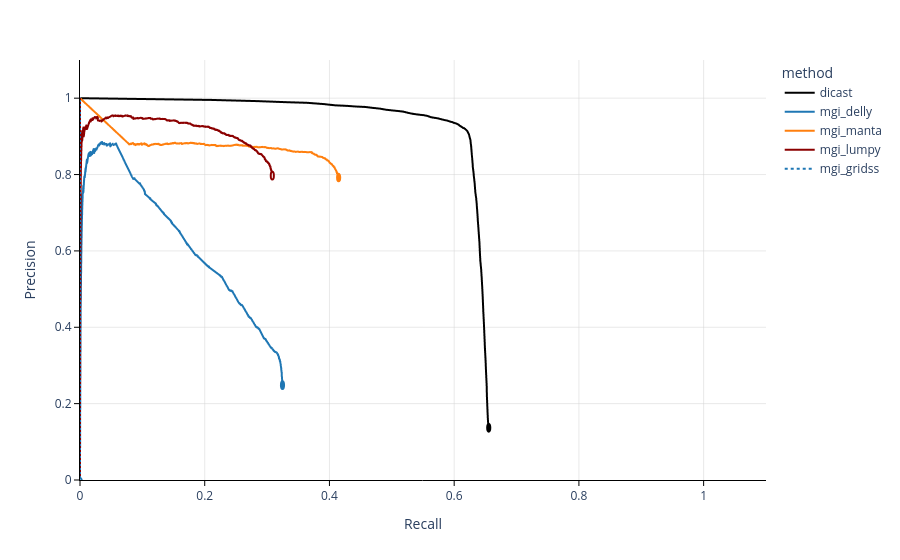

Notebook code cell kept with this figure:
### Code cell
eva.plot_precision_recall_curve('DEL')

### Figure 1 — Plotly figure (JSON) as saved in the notebook; plotly's stock layout.template omitted (floating-point values rounded to 4 significant figures; data arrays with more than 128 entries replaced by an {"elided": "..."} marker saying what was removed)
{"data": [{"hovertemplate": "method=dicast<br>recall=%{x}<br>precision=%{y}<extra></extra>", "legendgroup": "dicast", "line": {"color": "black", "dash": "solid", "width": 2}, "marker": {"symbol": "circle"}, "mode": "lines", "name": "dicast", "showlegend": true, "type": "scattergl", "x": [0.6549, 0.6542, 0.6536, 0.6531, 0.6524, 0.6521, 0.6512, 0.6503, 0.6493, 0.6485, 0.6477, 0.6467, 0.6459, 0.6451, 0.6442, 0.6433, 0.6419, 0.6412, 0.6406, 0.6396, 0.6388, 0.638, 0.6373, 0.6367, 0.636, 0.6352, 0.634, 0.6334, 0.6329, 0.6322, 0.6315, 0.631, 0.63, 0.6296, 0.6289, 0.6282, 0.6277, 0.6271, 0.6264, 0.626, 0.6247, 0.6243, 0.6236, 0.6231, 0.6225, 0.6219, 0.6216, 0.6212, 0.6203, 0.6198, 0.6187, 0.6182, 0.6176, 0.6164, 0.6158, 0.6141, 0.6129, 0.6119, 0.611, 0.6097, 0.6085, 0.6075, 0.6061, 0.6046, 0.6029, 0.6012, 0.5989, 0.5972, 0.5951, 0.5924, 0.5899, 0.5873, 0.5846, 0.5813, 0.578, 0.5749, 0.571, 0.5662, 0.5617, 0.5575, 0.5515, 0.5456, 0.5383, 0.5324, 0.5257, 0.5183, 0.5107, 0.5006, 0.4909, 0.4807, 0.4688, 0.4576, 0.442, 0.4284, 0.4096, 0.391, 0.3644, 0.3308, 0.2833, 0.2112, 0], "xaxis": "x", "y": [0.1416, 0.1549, 0.173, 0.1954, 0.2212, 0.2491, 0.2795, 0.3121, 0.3449, 0.3771, 0.4088, 0.441, 0.4713, 0.5009, 0.5267, 0.5515, 0.5746, 0.5965, 0.6203, 0.6411, 0.6604, 0.6782, 0.6956, 0.7095, 0.7251, 0.7386, 0.7513, 0.7636, 0.7751, 0.7859, 0.7958, 0.8062, 0.8179, 0.8284, 0.8409, 0.8528, 0.8649, 0.8753, 0.8838, 0.8911, 0.8976, 0.9016, 0.9055, 0.9071, 0.9088, 0.9103, 0.912, 0.9137, 0.915, 0.9161, 0.9175, 0.9184, 0.9196, 0.9203, 0.9215, 0.9223, 0.9239, 0.9246, 0.926, 0.9272, 0.9283, 0.9301, 0.9315, 0.9329, 0.9338, 0.935, 0.9355, 0.9373, 0.938, 0.9391, 0.9409, 0.9418, 0.9427, 0.944, 0.9453, 0.9468, 0.948, 0.9491, 0.9506, 0.9534, 0.9554, 0.9565, 0.9579, 0.9594, 0.9617, 0.9648, 0.9663, 0.9679, 0.9697, 0.9727, 0.9747, 0.977, 0.9782, 0.9798, 0.9812, 0.9845, 0.9879, 0.9895, 0.9924, 0.9954, 1], "yaxis": "y"}, {"hovertemplate": "method=mgi_delly<br>recall=%{x}<br>precision=%{y}<extra></extra>", "legendgroup": "mgi_delly", "line": {"color": "#1f77b4", "dash": "solid", "width": 2}, "marker": {"symbol": "circle"}, "mode": "lines", "name": "mgi_delly", "showlegend": true, "type": "scattergl", "x": {"elided": "1155 float values"}, "xaxis": "x", "y": {"elided": "1155 float values"}, "yaxis": "y"}, {"hovertemplate": "method=mgi_manta<br>recall=%{x}<br>precision=%{y}<extra></extra>", "legendgroup": "mgi_manta", "line": {"color": "#ff7f0e", "dash": "solid", "width": 2}, "marker": {"symbol": "circle"}, "mode": "lines", "name": "mgi_manta", "showlegend": true, "type": "scattergl", "x": {"elided": "953 float values"}, "xaxis": "x", "y": {"elided": "953 float values"}, "yaxis": "y"}, {"hovertemplate": "method=mgi_lumpy<br>recall=%{x}<br>precision=%{y}<extra></extra>", "legendgroup": "mgi_lumpy", "line": {"color": "darkred", "dash": "solid", "width": 2}, "marker": {"symbol": "circle"}, "mode": "lines", "name": "mgi_lumpy", "showlegend": true, "type": "scattergl", "x": {"elided": "1607 float values"}, "xaxis": "x", "y": {"elided": "1607 float values"}, "yaxis": "y"}, {"hovertemplate": "method=mgi_gridss<br>recall=%{x}<br>precision=%{y}<extra></extra>", "legendgroup": "mgi_gridss", "line": {"color": "#1f77b4", "dash": "dot", "width": 2}, "marker": {"symbol": "circle"}, "mode": "lines", "name": "mgi_gridss", "showlegend": true, "type": "scattergl", "x": {"elided": "38827 int values"}, "xaxis": "x", "y": {"elided": "38827 int values"}, "yaxis": "y"}], "layout": {"legend": {"title": {"text": "method"}, "tracegroupgap": 0}, "margin": {"t": 60}, "plot_bgcolor": "white", "shapes": [{"fillcolor": "black", "line": {"color": "black", "width": 2}, "opacity": 1, "type": "circle", "x0": 0.6529, "x1": 0.6579, "xref": "x", "y0": 0.1266, "y1": 0.1466, "yref": "y"}, {"fillcolor": "#1f77b4", "line": {"color": "#1f77b4", "width": 2}, "opacity": 1, "type": "circle", "x0": 0.3222, "x1": 0.3272, "xref": "x", "y0": 0.2385, "y1": 0.2585, "yref": "y"}, {"fillcolor": "#ff7f0e", "line": {"color": "#ff7f0e", "width": 2}, "opacity": 1, "type": "circle", "x0": 0.4122, "x1": 0.4172, "xref": "x", "y0": 0.7823, "y1": 0.8023, "yref": "y"}, {"fillcolor": "white", "line": {"color": "darkred", "width": 2}, "opacity": 1, "type": "circle", "x0": 0.3059, "x1": 0.3109, "xref": "x", "y0": 0.7871, "y1": 0.8071, "yref": "y"}, {"fillcolor": "white", "line": {"color": "#1f77b4", "width": 2}, "opacity": 1, "type": "circle", "x0": -0.002, "x1": 0.003, "xref": "x", "y0": -0.015, "y1": 0.005, "yref": "y"}], "xaxis": {"anchor": "y", "domain": [0, 1], "gridcolor": "lightgray", "gridwidth": 0.5, "linecolor": "black", "range": [0, 1.1], "tickcolor": "black", "ticklen": 5, "ticks": "outside", "tickwidth": 1, "title": {"text": "Recall"}}, "yaxis": {"anchor": "x", "domain": [0, 1], "gridcolor": "lightgray", "gridwidth": 0.5, "linecolor": "black", "range": [0, 1.1], "tickcolor": "black", "ticklen": 5, "ticks": "outside", "tickwidth": 1, "title": {"text": "Precision"}}}}
